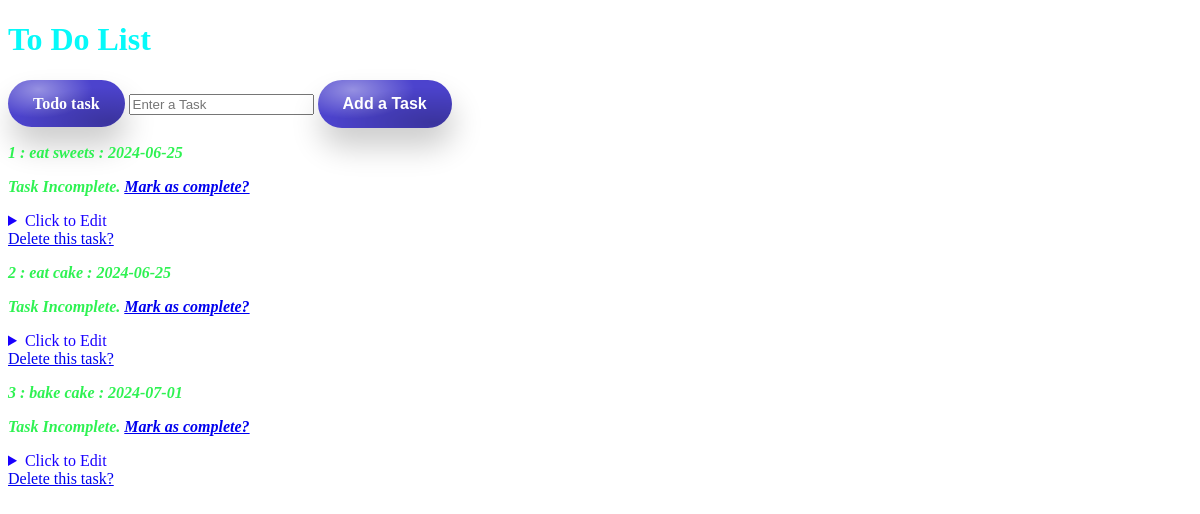
Before: / with the older database file.
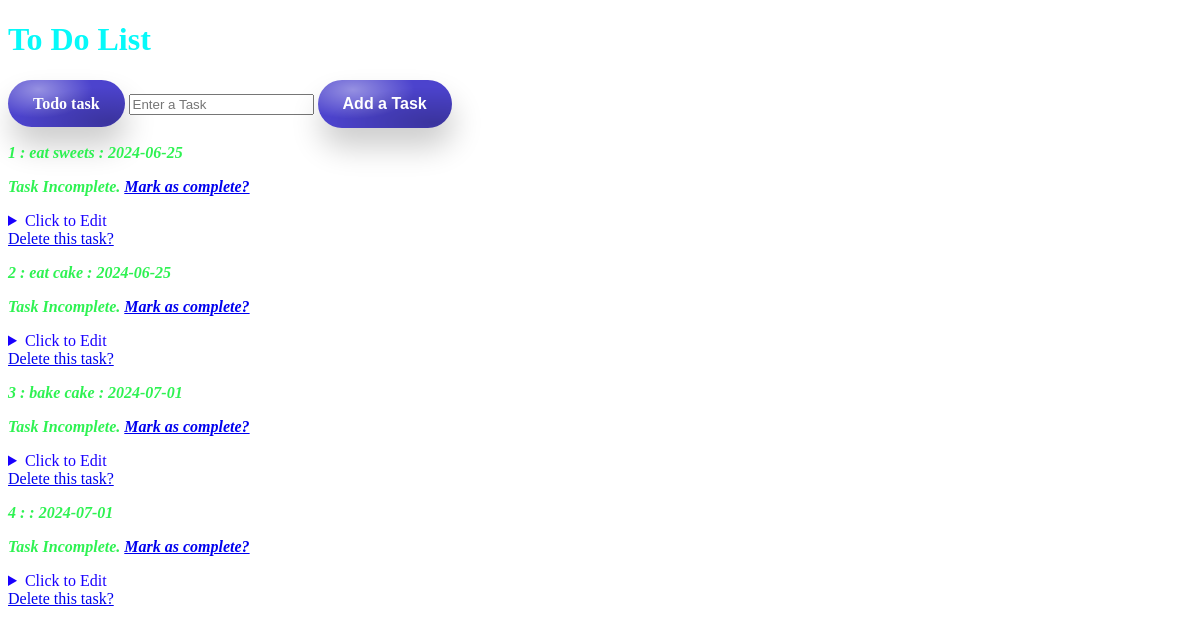
After: the same page with the newer database file.
### website/moduels.py (models this page shows)
class Todo(db.Model):
    id = db.Column(db.Integer, primary_key = True)
    task = db.Column(db.String(300), unique = True)
    complete= db.Column(db.Boolean, default= False)
    date= db.Column(db.DateTime, default= datetime.now)

### website/views.py (the view)
@my_view.route("/")
def home():
    todo_list= Todo.query.all()
    message=request.args.get('message', None)
    return render_template("index.html", todo_list=todo_list, message=message)

### website/templates/index.html (shortened to what this page needs)
<!DOCTYPE html>
<html lang="en">
<head>
    <link rel="stylesheet" href="{{ url_for('static', filename='style.css')}}">
</head>
<body>
    <div>
        <h1 id="todo_list">To Do List</h1>
        <form action="/add" method="post">
            <div>
                <label>Todo task</label>
                <input type="text" name="task" placeholder="Enter a Task">
                <button type="submit">Add a Task</button>
            </div>
        </form>
        {% for todo in todo_list %}
                <p>{{todo.id}} : {{todo.task}} : {{todo.date.strftime('%Y-%m-%d')}} </p>
        {% if todo.complete==False %}
        <p>Task Incomplete. <a href="/update/{{todo.id}}">Mark as complete?</a></p>
        {% else %}
        <p>Task Complete <input type="checkbox" id="toggle-checkbox" class="togglecheckbox">
            <label for="toggle-checkbox" class="toggle-label"></label>
        <a href="/update/{{todo.id}}">Mark as incomplete?</a></p>
        {% endif %}
        <details>
            <summary>Click to Edit</summary>
     </details>
        <a href="/delete/{{todo.id}}">Delete this task?</a>
        {% endfor %}
    </div>
</body>
</html>

### website/static/style.css (style rules this page uses)
body { background-image:url(/static/cakebg.jpg) ; background-repeat: no-repeat; background-attachment: fixed; background-size:cover; text-align: left; color:rgb(25, 0, 255); }
p { color: rgba(23, 241, 63, 0.903); font-style: oblique; font-weight: bolder; }
button { color: #fff; padding: 15px 25px; border-radius: 100px; background-color: #4C43CD; background-image: radial-gradient(93% 87% at 87% 89%, rgba(0, 0, 0, 0.23) 0%, transparent 86.18%), radial-gradient(66% 87% at 26% 20%, rgba(255, 255, 255, 0.41) 0%, rgba(255, 255, 255, 0) 69.79%, rgba(255, 255, 255, 0) 100%); box-shadow: 2px 19px 31px rgba(0, 0, 0, 0.2); font-weight: bold; font-size: 16px; border: 0; user-select: none; -webkit-user-select: none; touch-action: manipulation; cursor: pointer; }
label { color: #fff; padding: 15px 25px; border-radius: 100px; background-color: #4C43CD; background-image: radial-gradient(93% 87% at 87% 89%, rgba(0, 0, 0, 0.23) 0%, transparent 86.18%), radial-gradient(66% 87% at 26% 20%, rgba(255, 255, 255, 0.41) 0%, rgba(255, 255, 255, 0) 69.79%, rgba(255, 255, 255, 0) 100%); box-shadow: 2px 19px 31px rgba(0, 0, 0, 0.2); font-weight: bold; font-size: 16px; border: 0; user-select: none; -webkit-user-select: none; touch-action: manipulation; cursor: pointer; }
h1 { color: rgb(6, 249, 249); }
#todo_list { animation-name:blink; width:280px; animation-duration:1s; animation-timing-function:linear; animation-iteration-count:Infinite; }

Changed rows visible on the page:
added Todo: id "4", date "2024-07-01"
